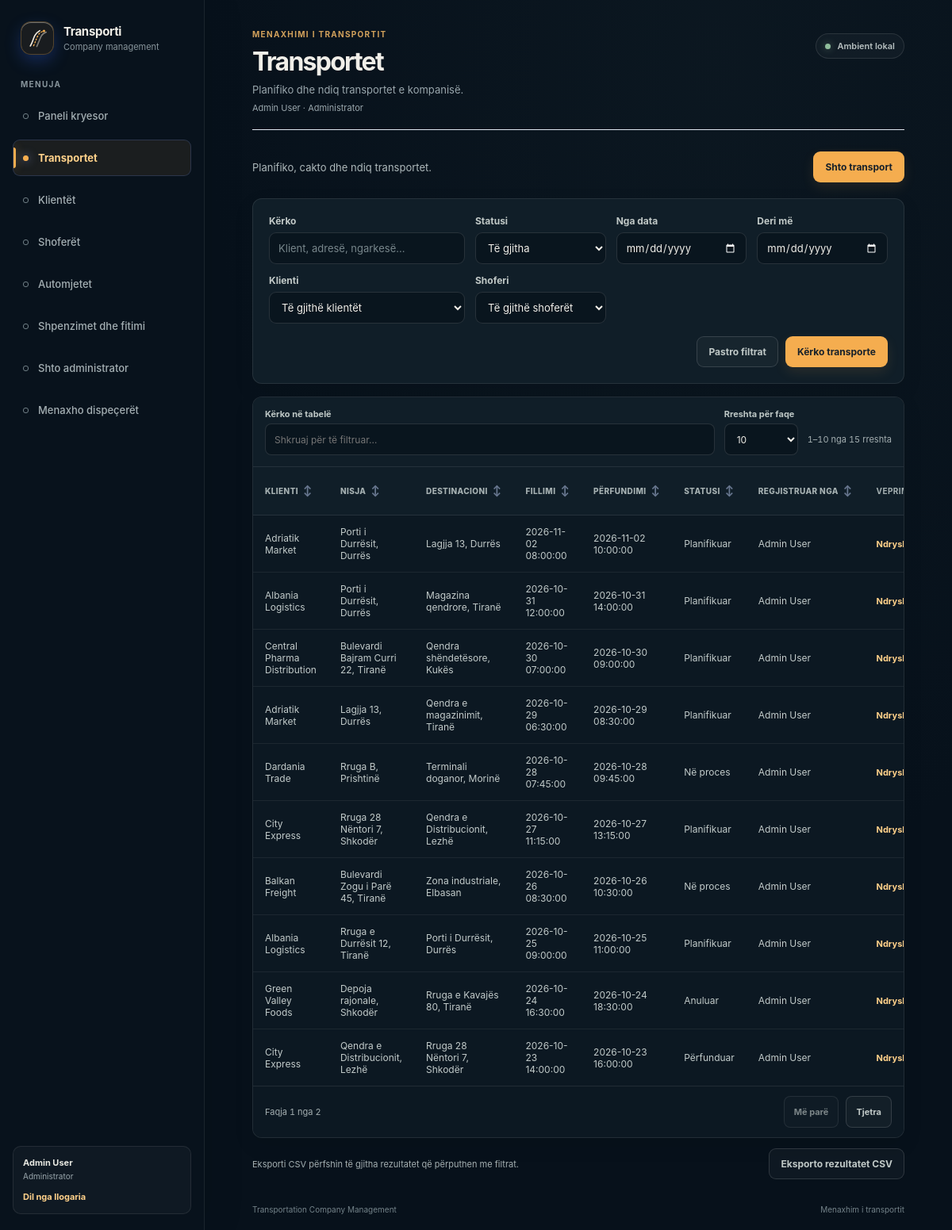
The app's page /?page=transports (signed in) with its own data.
### tables this page shows
CREATE TABLE users (
    id INT UNSIGNED NOT NULL AUTO_INCREMENT,
    full_name VARCHAR(150) NOT NULL,
    email VARCHAR(150) NOT NULL,
    password_hash VARCHAR(255) NOT NULL,
    role ENUM('SUPERADMIN', 'ADMIN', 'DISPATCHER') NOT NULL,
    is_active TINYINT(1) NOT NULL DEFAULT 1,
    email_verified_at DATETIME NULL DEFAULT NULL,
    created_at DATETIME NOT NULL DEFAULT CURRENT_TIMESTAMP,
    PRIMARY KEY (id),
    UNIQUE KEY uq_users_email (email)
);

CREATE TABLE transports (
    id INT UNSIGNED NOT NULL AUTO_INCREMENT,
    customer_id INT UNSIGNED NOT NULL,
    driver_id INT UNSIGNED NULL,
    vehicle_id INT UNSIGNED NULL,
    created_by INT UNSIGNED NOT NULL,
    pickup_address VARCHAR(255) NOT NULL,
    destination_address VARCHAR(255) NOT NULL,
    cargo_description TEXT NOT NULL,
    scheduled_date DATETIME NOT NULL,
    scheduled_end DATETIME NOT NULL,
    status ENUM('PLANNED', 'IN_PROGRESS', 'COMPLETED', 'CANCELLED') NOT NULL DEFAULT 'PLANNED',
    revenue DECIMAL(12, 2) NOT NULL DEFAULT 0.00,
    created_at DATETIME NOT NULL DEFAULT CURRENT_TIMESTAMP,
    updated_at DATETIME NULL DEFAULT NULL ON UPDATE CURRENT_TIMESTAMP,
    PRIMARY KEY (id),
    KEY idx_transports_customer_id (customer_id),
    KEY idx_transports_driver_id (driver_id),
    KEY idx_transports_vehicle_id (vehicle_id),
    KEY idx_transports_created_by (created_by),
    KEY idx_transports_status (status),
    KEY idx_transports_scheduled_date (scheduled_date),
    CONSTRAINT fk_transports_customer
        FOREIGN KEY (customer_id) REFERENCES customers(id)
        ON DELETE RESTRICT ON UPDATE CASCADE,
    CONSTRAINT fk_transports_driver
        FOREIGN KEY (driver_id) REFERENCES drivers(id)
        ON DELETE SET NULL ON UPDATE CASCADE,
    CONSTRAINT fk_transports_vehicle
        FOREIGN KEY (vehicle_id) REFERENCES vehicles(id)
        ON DELETE SET NULL ON UPDATE CASCADE,
    CONSTRAINT fk_transports_created_by
        FOREIGN KEY (created_by) REFERENCES users(id)
        ON DELETE RESTRICT ON UPDATE CASCADE
);

CREATE TABLE customers (
    id INT UNSIGNED NOT NULL AUTO_INCREMENT,
    company_name VARCHAR(150) NOT NULL,
    contact_person VARCHAR(150) NOT NULL,
    phone VARCHAR(30) NOT NULL,
    email VARCHAR(150) NOT NULL,
    address VARCHAR(255) NOT NULL,
    created_at DATETIME NOT NULL DEFAULT CURRENT_TIMESTAMP,
    PRIMARY KEY (id),
    UNIQUE KEY uq_customers_email (email),
    KEY idx_customers_company_name (company_name)
);

### src/Views/pages/module.php (the view, shortened to what the rows shown need)
<?php
$module = $moduleData['module'];
$formAction = $moduleData['action'];
$escape = static fn (mixed $value): string => htmlspecialchars((string) $value, ENT_QUOTES, 'UTF-8');
?>
<?php if ($formAction === 'create' || $formAction === 'edit'): ?>
    <form class="record-form" method="post" action="?page=<?= urlencode($pageKey) ?>">
        <input type="hidden" name="csrf_token" value="<?= $escape($moduleData['csrfToken']) ?>">
        <input type="hidden" name="action" value="<?= $formAction === 'create' ? 'create' : 'update' ?>">
        <?php if ($formAction === 'edit'): ?>
            <input type="hidden" name="id" value="<?= (int) $moduleData['id'] ?>">
        <?php endif; ?>
        <div class="form-grid">
            <?php foreach ($module['fields'] as $name => $field): ?>
                <?php
                $value = $moduleData['values'][$name] ?? '';
                $fieldId = 'field-' . $name;
                ?>
                <div class="form-field<?= $field['type'] === 'textarea' ? ' form-field-wide' : '' ?>">
                    <label for="<?= $escape($fieldId) ?>">
                        <?= $escape($field['label']) ?>
                        <?php if ($field['required']): ?><span aria-hidden="true">*</span><?php endif; ?>
                    </label>
                    <?php if ($field['type'] === 'select'): ?>
                        <select id="<?= $escape($fieldId) ?>" name="<?= $escape($name) ?>" <?= $field['required'] ? 'required' : '' ?>>
                            <?php if (!$field['required']): ?>
                                <option value="">Pa caktuar</option>
                            <?php else: ?>
                                <option value="">Zgjidh...</option>
                            <?php endif; ?>
                            <?php foreach ($moduleData['options'][$name] ?? [] as $option): ?>
                                <option value="<?= $escape($option['value']) ?>" <?= (string) $value === $option['value'] ? 'selected' : '' ?>>
                                    <?= $escape($option['label']) ?>
                                </option>
                            <?php endforeach; ?>
                        </select>
                    <?php elseif ($field['type'] === 'textarea'): ?>
                        <textarea id="<?= $escape($fieldId) ?>" name="<?= $escape($name) ?>" rows="4" <?= $field['required'] ? 'required' : '' ?>><?= $escape($value) ?></textarea>
                    <?php else: ?>
                        <input
                            id="<?= $escape($fieldId) ?>"
                            name="<?= $escape($name) ?>"
                            type="<?= $escape($field['type']) ?>"
                            value="<?= $escape($value) ?>"
                            <?= isset($field['max']) ? 'maxlength="' . (int) $field['max'] . '"' : '' ?>
                            <?= isset($field['min']) ? 'min="' . (int) $field['min'] . '"' : '' ?>
                            <?= $field['type'] === 'number' ? 'step="1"' : '' ?>
                            <?= $field['required'] ? 'required' : '' ?>
                        >
                    <?php endif; ?>
                </div>
            <?php endforeach; ?>
        </div>
        <div class="form-actions">
            <a class="button button-secondary" href="?page=<?= urlencode($pageKey) ?>">Anulo</a>
            <button class="button button-primary" type="submit"><?= $formAction === 'create' ? 'Ruaj regjistrin' : 'Ruaj ndryshimet' ?></button>
        </div>
    </form>
<?php else: ?>
    <div class="table-card">
        <?php if ($moduleData['rows'] === []): ?>
            <div class="empty-state">
                <strong><?= $pageKey === 'transports' ? 'Nuk u gjet asnjë transport' : 'Nuk ka ende të dhëna' ?></strong>
                <p><?= $pageKey === 'transports' ? 'Ndrysho kriteret e kërkimit ose pastro filtrat.' : 'Shto regjistrin e parë për modulin ' . $escape(mb_strtolower($module['title'])) . '.' ?></p>
            </div>
        <?php else: ?>
            <div class="table-scroll" data-table-enhancement>
                <table>
                    <thead>
                        <tr>
                            <?php foreach ($module['columns'] as $label): ?>
                                <th scope="col"><?= $escape($label) ?></th>
                            <?php endforeach; ?>
                            <?php if ($moduleData['canManage']): ?>
                                <th scope="col" data-sortable="false">Veprimet</th>
                            <?php endif; ?>
                        </tr>
                    </thead>
                    <tbody>
                        <?php foreach ($moduleData['rows'] as $row): ?>
                            <tr>
                                <?php foreach ($module['columns'] as $column => $label): ?>
                                    <td><?= $escape($row[$column] ?? '') ?></td>
                                <?php endforeach; ?>
                                <?php if ($moduleData['canManage']): ?>
                                <td>
                                    <div class="row-actions">
                                        <a class="text-action" href="?page=<?= urlencode($pageKey) ?>&amp;action=edit&amp;id=<?= (int) $row['id'] ?>">Ndrysho</a>
                                    </div>
                                </td>
                                <?php endif; ?>
                            </tr>
                        <?php endforeach; ?>
                    </tbody>
                </table>
            </div>
        <?php endif; ?>
    </div>
<?php endif; ?>

### src/Views/layout.php (shortened to what the rows shown need)
<!doctype html>
<html lang="sq">
<head>
    <link rel="stylesheet" href="assets/app.css?v=20261110">
    <link rel="stylesheet" href="assets/app-theme.css?v=20261110">
</head>
<body class="app-page<?= $pageKey === 'dashboard' ? ' dashboard-page' : '' ?>">
    <div class="app-shell">
        <aside class="sidebar" id="primary-sidebar" aria-label="Navigimi kryesor">
            <?php require __DIR__ . '/components/navigation.php'; ?>
        </aside>
        <main class="main-content">
            <header class="page-header">
                <div>
                    <p class="eyebrow">MENAXHIMI I TRANSPORTIT</p>
                    <h1><?= htmlspecialchars($page['title'], ENT_QUOTES, 'UTF-8') ?></h1>
                    <p class="page-description"><?= htmlspecialchars($page['description'], ENT_QUOTES, 'UTF-8') ?></p>
                    <?php if ($user !== null): ?>
                        <p class="signed-in-user">
                            <?= htmlspecialchars($user['full_name'], ENT_QUOTES, 'UTF-8') ?>
                            · <?= match ($user['role']) {
                                'SUPERADMIN' => 'Superadministrator',
                                'ADMIN' => 'Administrator',
                                default => 'Dispeçer',
                            } ?>
                        </p>
                    <?php endif; ?>
                </div>
            </header>
            <section class="page-content" aria-labelledby="page-content-heading">
                <?php if ($databaseError === null && ($moduleData !== null || $financeData !== null || in_array($pageKey, ['dashboard', 'not_found', 'add-admin', 'users'], true))): ?>
                    <?php require $viewFile; ?>
                <?php endif; ?>
            </section>
        </main>
    </div>
</body>
</html>

### src/Views/components/navigation.php (shortened to what the rows shown need)
<div class="sidebar-note">
    <div class="session-user">
        <strong><?= htmlspecialchars($user['full_name'], ENT_QUOTES, 'UTF-8') ?></strong>
        <span><?= match ($user['role']) {
            'SUPERADMIN' => 'Superadministrator',
            'ADMIN' => 'Administrator',
            default => 'Dispeçer',
        } ?></span>
        <form method="post" action="?page=logout">
            <button type="submit">Dil nga llogaria</button>
        </form>
    </div>
</div>

### records on screen
users: full_name "Admin User", role "Administrator"
transports: customer.company_name "Adriatik Market", pickup_address "Porti i Durrësit, Durrës", destination_address "Lagjja 13, Durrës", scheduled_date "2026-11-02 08:00:00", scheduled_end "2026-11-02 10:00:00", column "Planifikuar", created_by.full_name "Admin User"
transports: customer.company_name "Albania Logistics", pickup_address "Porti i Durrësit, Durrës", destination_address "Magazina qendrore, Tiranë", scheduled_date "2026-10-31 12:00:00", scheduled_end "2026-10-31 14:00:00", column "Planifikuar", created_by.full_name "Admin User"
transports: customer.company_name "Central Pharma Distribution", pickup_address "Bulevardi Bajram Curri 22, Tiranë", destination_address "Qendra shëndetësore, Kukës", scheduled_date "2026-10-30 07:00:00", scheduled_end "2026-10-30 09:00:00", column "Planifikuar", created_by.full_name "Admin User"
transports: customer.company_name "Adriatik Market", pickup_address "Lagjja 13, Durrës", destination_address "Qendra e magazinimit, Tiranë", scheduled_date "2026-10-29 06:30:00", scheduled_end "2026-10-29 08:30:00", column "Planifikuar", created_by.full_name "Admin User"
transports: customer.company_name "Dardania Trade", pickup_address "Rruga B, Prishtinë", destination_address "Terminali doganor, Morinë", scheduled_date "2026-10-28 07:45:00", scheduled_end "2026-10-28 09:45:00", column "Në proces", created_by.full_name "Admin User"
transports: customer.company_name "City Express", pickup_address "Rruga 28 Nëntori 7, Shkodër", destination_address "Qendra e Distribucionit, Lezhë", scheduled_date "2026-10-27 11:15:00", scheduled_end "2026-10-27 13:15:00", column "Planifikuar", created_by.full_name "Admin User"
transports: customer.company_name "Balkan Freight", pickup_address "Bulevardi Zogu i Parë 45, Tiranë", destination_address "Zona industriale, Elbasan", scheduled_date "2026-10-26 08:30:00", scheduled_end "2026-10-26 10:30:00", column "Në proces", created_by.full_name "Admin User"
transports: customer.company_name "Albania Logistics", pickup_address "Rruga e Durrësit 12, Tiranë", destination_address "Porti i Durrësit, Durrës", scheduled_date "2026-10-25 09:00:00", scheduled_end "2026-10-25 11:00:00", column "Planifikuar", created_by.full_name "Admin User"
transports: customer.company_name "Green Valley Foods", pickup_address "Depoja rajonale, Shkodër", destination_address "Rruga e Kavajës 80, Tiranë", scheduled_date "2026-10-24 16:30:00", scheduled_end "2026-10-24 18:30:00", column "Anuluar", created_by.full_name "Admin User"
transports: customer.company_name "City Express", pickup_address "Qendra e Distribucionit, Lezhë", destination_address "Rruga 28 Nëntori 7, Shkodër", scheduled_date "2026-10-23 14:00:00", scheduled_end "2026-10-23 16:00:00", column "Përfunduar", created_by.full_name "Admin User"

### other values on screen
$label "Paneli kryesor"
$label "Transportet"
$label "Klientët"
$label "Shoferët"
$label "Automjetet"
$page['title'] "Transportet"
$page['description'] "Planifiko dhe ndiq transportet e kompanisë."
$escape($module['description']) "Planifiko, cakto dhe ndiq transportet."
$escape($module['singular']) "transport"
